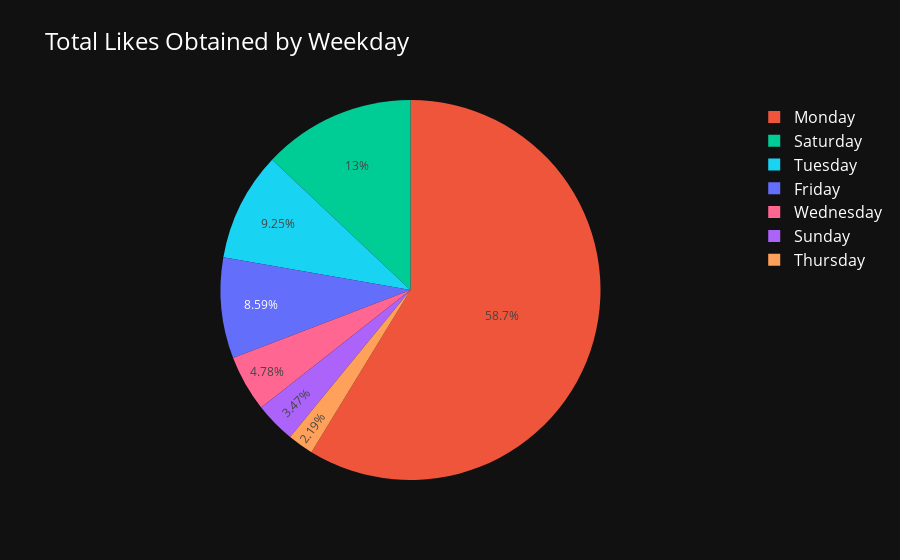

Notebook code cell kept with this figure:
### Code cell
# Aggregate total likes by weekday
likes_by_weekday = df.groupby('weekday')['likes'].sum().reset_index()

# Sort the weekdays for better visualization
likes_by_weekday['weekday'] = pd.Categorical(
    likes_by_weekday['weekday'],
    categories=['Monday', 'Tuesday', 'Wednesday', 'Thursday', 'Friday', 'Saturday', 'Sunday'],
    ordered=True
)

# Create a pie chart
fig = px.pie(likes_by_weekday, values='likes', names='weekday', 
             title='Total Likes Obtained by Weekday',
             color='weekday', color_discrete_sequence=px.colors.qualitative.Plotly)

# Update layout for a dark theme
fig.update_layout(template='plotly_dark',
                  title_font=dict(size=24, color='white'),
                  legend_font=dict(size=16, color='white'))

# Show the plot
fig.show()

### Figure 1 — Plotly figure (JSON) as saved in the notebook; plotly's stock layout.template omitted (floating-point values rounded to 4 significant figures)
{"data": [{"customdata": [["Friday"], ["Monday"], ["Saturday"], ["Sunday"], ["Thursday"], ["Tuesday"], ["Wednesday"]], "domain": {"x": [0, 1], "y": [0, 1]}, "hovertemplate": "weekday=%{customdata[0]}<br>likes=%{value}<extra></extra>", "labels": ["Friday", "Monday", "Saturday", "Sunday", "Thursday", "Tuesday", "Wednesday"], "legendgroup": "", "marker": {"colors": ["#636EFA", "#EF553B", "#00CC96", "#AB63FA", "#FFA15A", "#19D3F3", "#FF6692"]}, "name": "", "showlegend": true, "type": "pie", "values": [3030, 20721, 4583, 1224, 773, 3265, 1686]}], "layout": {"legend": {"font": {"color": "white", "size": 16}, "tracegroupgap": 0}, "piecolorway": ["#636EFA", "#EF553B", "#00CC96", "#AB63FA", "#FFA15A", "#19D3F3", "#FF6692", "#B6E880", "#FF97FF", "#FECB52"], "title": {"font": {"color": "white", "size": 24}, "text": "Total Likes Obtained by Weekday"}}}
